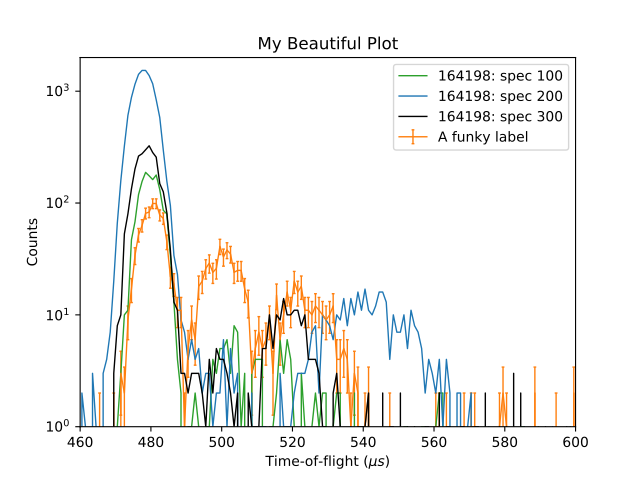

Recreate this plot in Python.
# import mantid algorithms, numpy and matplotlib
from mantid.simpleapi import *
import matplotlib.pyplot as plt
import numpy as np

_164198 = Load('164198')

fig, axes = plt.subplots(edgecolor='#ffffff', num='164198-1', subplot_kw={'projection': 'mantid'})
axes.plot(_164198, color='#2ca02c', label='164198: spec 100', linewidth=1.0, specNum=100, zorder=2.1)
axes.plot(_164198, color='#1f77b4', label='164198: spec 200', linewidth=1.0, specNum=200, zorder=2.1)
axes.errorbar(_164198, capsize=1.0, color='#ff7f0e', label='A funky label', linewidth=1.0, specNum=50)
axes.plot(_164198, color='#000000', label='164198: spec 300', linewidth=1.0, markeredgecolor='#d62728', markerfacecolor='#d62728', specNum=300, zorder=2.1)
axes.set_title('My Beautiful Plot')
axes.set_xlabel('Time-of-flight ($\mu s$)')
axes.set_ylabel('Counts')
axes.set_xlim([460.0, 600.0])
axes.set_ylim([1.0, 2000.0])
axes.set_yscale('log')
axes.legend() #.set_draggable(True)

#plt.show()
